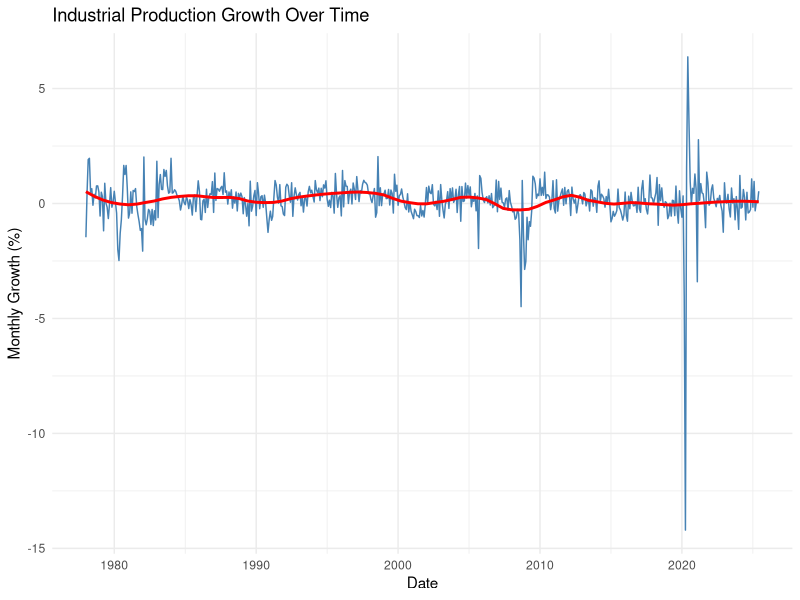

Source code (R): (Note: this script raises an error after producing the figure.)
library(readr)
library(dplyr)
library(lubridate)
library(zoo)
library(ggplot2)
library(tidyr)

raw_file <- read_csv("2025-09-MD.csv")

# extract transformation code
tcode_row <- raw_file[1, ]

data_raw  <- raw_file[-1, ]

#convert sas date to raw
data_raw <- data_raw %>%
  mutate(sasdate = mdy(sasdate))%>%
  mutate(UMCSENTx = na.approx(UMCSENTx, na.rm = FALSE))

# Build a named integer vector of tcodes for the numeric columns
num_cols <- setdiff(names(data_raw), "sasdate")
tcodes <- suppressWarnings(as.integer(tcode_row[num_cols] %>% unlist()))
names(tcodes) <- num_cols

# ---- Define transformations ----
L <- function(x, k = 1) dplyr::lag(x, k)

apply_tcode <- function(x, tcode, scale100 = TRUE) {
  # guard for logs
  safe_log <- function(v) { v[v <= 0] <- NA_real_; log(v) }
  out <- switch(as.character(tcode),
                "1" = x,                                   # level
                "2" = x - L(x, 1),                         # Δx
                "3" = (x - L(x, 1)) - (L(x,1) - L(x,2)),   # Δ^2 x
                "4" = safe_log(x),                         # log x
                "5" = { y <- safe_log(x) - safe_log(L(x,1)); if (scale100) 100*y else y },                  # Δ log x
                "6" = { y <- (safe_log(x) - safe_log(L(x,1))) - (safe_log(L(x,1)) - safe_log(L(x,2))); 
                if (scale100) 100*y else y },      # Δ^2 log x
                "7" = { g <- (x / L(x,1)) - 1; d <- g - L(g,1); if (scale100) 100*d else d },               # Δ(simple growth)
                x  # fallback: return original
  )
  out
}

stationary <- data_raw %>%
  mutate(across(all_of(num_cols),
                ~ apply_tcode(.x, tcodes[cur_column()]),
                .names = "{.col}"))%>%
  rename(INDPRO_growth = INDPRO)

data <- stationary %>% 
  select(-ACOGNO)%>%
  mutate(
    CP3Mx = na.approx(CP3Mx, na.rm = FALSE),
    COMPAPFFx = na.approx(COMPAPFFx, na.rm = FALSE)
  )%>%
  filter(sasdate >= as.Date("1978-01-01"))%>%
  filter(!(sasdate %in% as.Date(c("2025-07-01", "2025-08-01"))))


summary(data)

# Sd & missing values
sapply(data %>% select(-sasdate), sd, na.rm = TRUE)
sapply(data %>% select(-sasdate), function(x) sum(is.na(x)))



ggplot(data, aes(x = sasdate, y = INDPRO_growth)) +
  geom_line(color = "steelblue") +
  geom_smooth(method = "loess", span = 0.2, color = "red", se = FALSE) +
  labs(title = "Industrial Production Growth Over Time",
       x = "Date", y = "Monthly Growth (%)") +
  theme_minimal()



predictors <- c("BAA_AAA", "HOUST", "T10Y3M", "UMCSENTx") 

data_long <- data %>%
  select(sasdate, all_of(predictors)) %>%
  pivot_longer(cols = -sasdate, names_to = "variable", values_to = "value")

ggplot(data_long, aes(x = sasdate, y = value, color = variable)) +
  geom_line() +
  facet_wrap(~variable, scales = "free_y", ncol = 1) +
  labs(title = "Selected Macroeconomic Predictors Over Time",
       x = "Date", y = "Value") +
  theme_minimal() +
  theme(legend.position = "none")



ggplot(data, aes(x = INDPRO_growth)) +
  geom_histogram(bins = 50, fill = "steelblue", color = "white") +
  labs(title = "Distribution of Monthly Industrial Production Growth",
       x = "INDPRO Growth (%)", y = "Frequency") +
  theme_minimal()



ggplot(data, aes(y = INDPRO_growth, x = "")) +
  geom_boxplot(fill = "steelblue", outlier.color = "red") +
  labs(title = "Boxplot of Monthly Industrial Production Growth",
       y = "INDPRO Growth (%)") +
  theme_minimal()


library(dplyr)

key_vars <- c("INDPRO_growth", "BAA_AAA", "HOUST", "T10Y3M", "UMCSENTx")

data %>%
  select(all_of(key_vars)) %>%
  summary()


desc_stats <- data %>%
  select(all_of(key_vars)) %>%
  summarise(across(everything(), list(
    Mean = ~ mean(.x, na.rm = TRUE),
    SD   = ~ sd(.x, na.rm = TRUE),
    Min  = ~ min(.x, na.rm = TRUE),
    Max  = ~ max(.x, na.rm = TRUE)
  ))) %>%
  pivot_longer(everything(),
               names_to = c("Variable", ".value"),
               names_sep = "_")

desc_stats

library(dplyr)

# outliers 
flag_outliers <- function(x, na.rm = TRUE) {
  Q1 <- quantile(x, 0.25, na.rm = na.rm)
  Q3 <- quantile(x, 0.75, na.rm = na.rm)
  IQR_val <- Q3 - Q1
  lower <- Q1 - 1.5 * IQR_val
  upper <- Q3 + 1.5 * IQR_val
  x < lower | x > upper
}

# BAA_AAA outliers
baa_outliers <- data %>%
  filter(flag_outliers(BAA_AAA)) %>%
  select(sasdate, BAA_AAA)

# HOUST outliers
hou_outliers <- data %>%
  filter(flag_outliers(HOUST)) %>%
  select(sasdate, HOUST)


cat("Number of BAA_AAA outliers:", nrow(baa_outliers), "\n")
print(baa_outliers)

cat("Number of HOUST outliers:", nrow(hou_outliers), "\n")
print(hou_outliers)

library(ggplot2)
library(forecast)
library(zoo)

data_ts <- ts(data$INDPRO_growth, start = c(1978, 1), frequency = 12)


autoplot(data_ts) + 
  ggtitle("Industrial Production Growth") +
  ylab("Monthly Growth (%)") +
  xlab("Year")


decomp <- stl(data_ts, s.window = "periodic")
autoplot(decomp) + ggtitle("STL Decomposition of INDPRO Growth")


seasonal <- decomp$time.series[, "seasonal"]
autoplot(seasonal) + 
  ggtitle("Seasonal Component of INDPRO Growth") +
  ylab("Seasonal Effect") +
  xlab("Year")


acf(data_ts, main = "ACF of INDPRO Growth")
pacf(data_ts, main = "PACF of INDPRO Growth")

